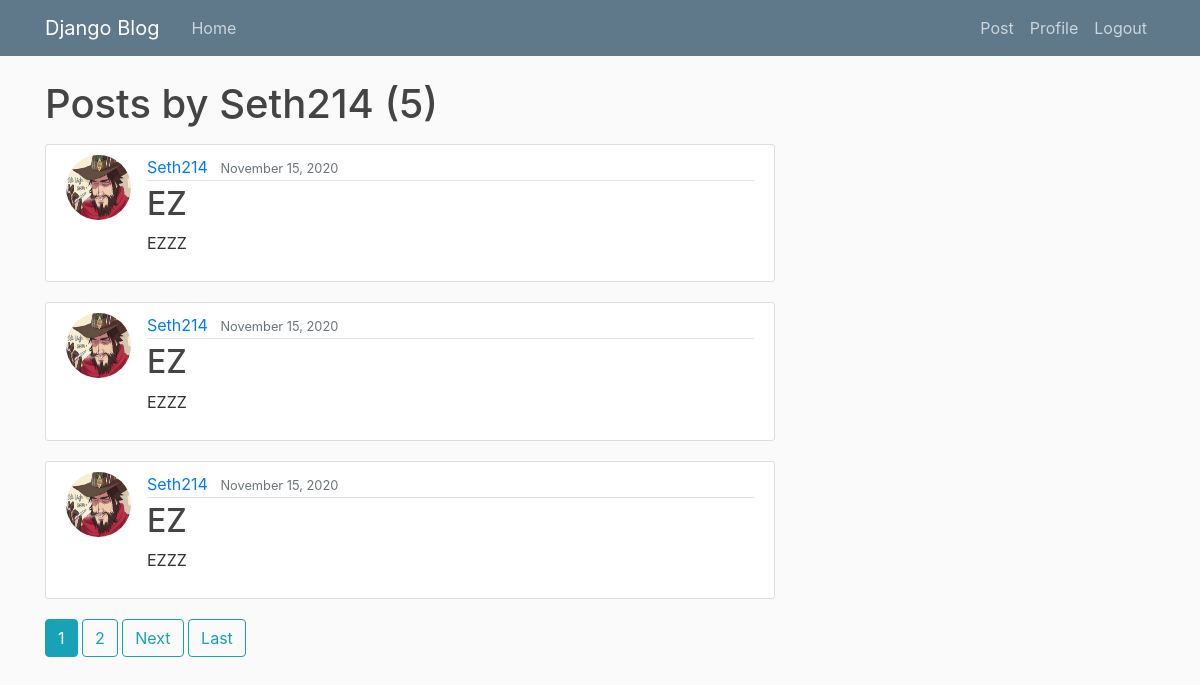
The page /user/Seth214 (signed in) on the database its author committed.
### blog/models.py (models this page shows, shortened)
class Post(models.Model):
    title = models.CharField(max_length = 100)
    content = models.TextField()
    date_posted = models.DateTimeField(default=timezone.now)
    author = models.ForeignKey(User, on_delete = models.CASCADE)

### users/models.py (models this page shows, shortened)
class Profile(models.Model):
    user = models.OneToOneField(User, on_delete=models.CASCADE)
    image = models.ImageField(default='default.jpg', upload_to='profile_pics')

### blog/views.py (the view)
# urls.py: path('user/<str:username>', UserPostListView.as_view(), name='user-posts'),
class UserPostListView(ListView):
    model = Post
    template_name = 'blog/user_posts.html'
    context_object_name = 'posts'
    paginate_by = 3
    def get_queryset(self):
        user = get_object_or_404(User, username=self.kwargs.get('username'))
        return Post.objects.filter(author=user).order_by('-date_posted')

### blog/templates/blog/user_posts.html (shortened to what this page needs)
{% extends "blog/base.html" %}
{% block content %}
    <h1 class="mb-3">Posts by {{ view.kwargs.username }} ({{ page_obj.paginator.count }}) </h1>
    {% for post in posts %}
        <article class="media content-section">
        <img class="rounded-circle article-img" src="{{ post.author.profile.image.url }}" >
        <div class="media-body">
            <div class="article-metadata">
            <a class="mr-2" href="{% url 'user-posts' post.author.username %}">{{ post.author }}</a>
            <small class="text-muted">{{ post.date_posted|date:"F d, Y" }}</small>
            </div>
            <h2><a class="article-title" href="{% url 'post-detail' post.id %}">{{ post.title }}</a></h2>
            <p class="article-content">{{ post.content }}</p>
        </div>
        </article>
    {% endfor %}
    {% if is_paginated %}
        {% for num in page_obj.paginator.page_range %}
        {% if page_obj.number == num %}
            <a class="btn btn-info mb-4" href="?page={{ num }}">{{ num }}</a>
        {% elif num > page_obj.number|add:'-3' and num < page_obj.number|add:'3' %}
            <a class="btn btn-outline-info mb-4" href="?page={{ num }}">{{ num }}</a>
        {% endif %}
        {% endfor %}
        {% if page_obj.has_next %}
        <a class="btn btn-outline-info mb-4" href="?page={{ page_obj.next_page_number }}">Next</a>
        <a class="btn btn-outline-info mb-4" href="?page={{ page_obj.paginator.num_pages }}">Last</a>
        {% endif %}
    {% endif %}
{% endblock content %}

### blog/static/blog/main.css (style rules this page uses)
body { background: #fafafa; color: #333333; margin-top: 5rem; }
h1, h2, h3, h4, h5, h6 { color: #444444; }
.content-section { background: #ffffff; padding: 10px 20px; border: 1px solid #dddddd; border-radius: 3px; margin-bottom: 20px; }
.article-title { color: #444444; }
.article-content { white-space: pre-line; }
.article-img { height: 65px; width: 65px; margin-right: 16px; }
.article-metadata { padding-bottom: 1px; margin-bottom: 4px; border-bottom: 1px solid #e3e3e3 }

### rows shown on the page
Post: author.profile.image (picture), author "Seth214", date_posted "November 15, 2020", title "EZ", content "EZZZ"
Post: author.profile.image (picture), author "Seth214", date_posted "November 15, 2020", title "EZ", content "EZZZ"
Post: author.profile.image (picture), author "Seth214", date_posted "November 15, 2020", title "EZ", content "EZZZ"

### other values the page prints
{{ view.kwargs.username }} "Seth214"
{{ page_obj.paginator.count }} "5"
{{ num }} "1"
{{ num }} "2"
